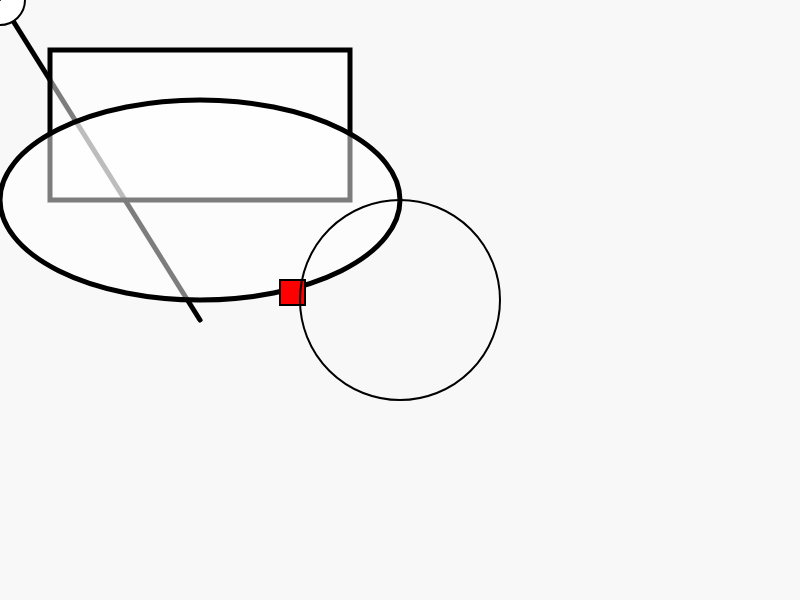
Frame 1 (no input)
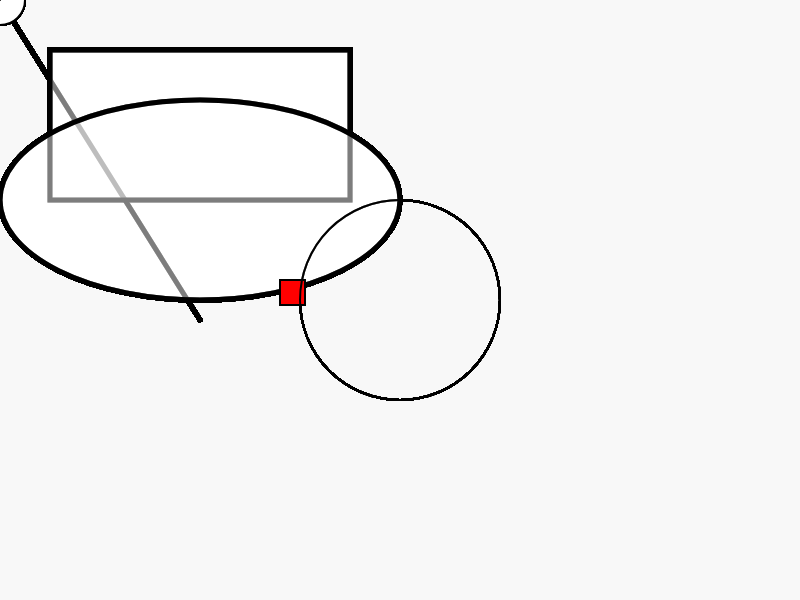
Frame 60 (no input)
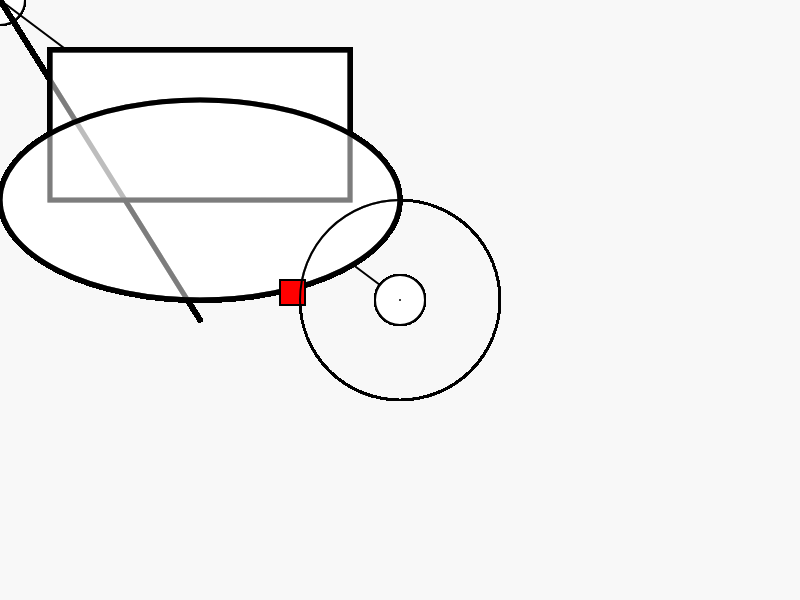
Frame 120 (the mouse pressed at the canvas centre since frame 60)

The p5.js sketch that drew these frames (run headless with seeded random() and noise() and a simulated clock; from frame 60 on, the mouse is pressed at the canvas centre):

// p5.js sketch
// ── sketch.js
function setup() {
  createCanvas(800,600)
  background(248,248,248)
}

function draw() {

 colorMode(RGB)

 strokeWeight(5)
 stroke(0,0,0,255)
 fill(255,255,255,125)

 line(0,0,200,320);
 rect(50,50,300,150);
 ellipse(200,200,400,200);

 colorMode(HSB)
 fill(0,100,100);
 stroke(0,0,0)
 strokeWeight(2)
 rect(280,280,25,25);

 colorMode(RGB)
 stroke(0,0,0)
 noFill()
 ellipse(width/2,height/2,200,200)

 fill(255,255,255)
 stroke(0,0,0)
 ellipse(mouseX,mouseY,50,50)

 stroke(0,0,0)
 line(pmouseX,pmouseY,mouseX,mouseY)
}
